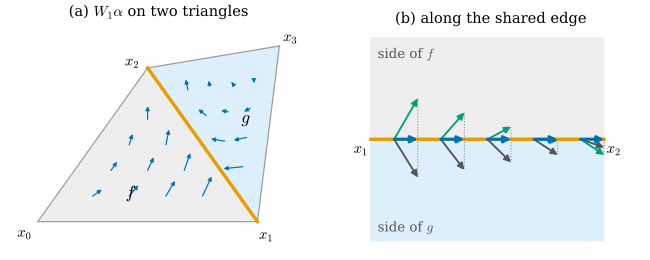

Python code for this plot:
"""Figure 36.3.2: the Whitney interpolant of a discrete 1-form is tangentially continuous (Section 36.3).

Mesh: the two triangles f = (0, 1, 2) and g = (1, 3, 2) of lib/ch36.kite (x_0 = (0, 0), x_1 = (2, 0),
x_2 = (1, 1.4), x_3 = (2.2, 1.6)); discrete 1-form alpha = (1.0, 0.5, 1.0, -0.6, 0.3) on the edges
01, 02, 12, 13, 23 (edge_list order).
(a) the vector proxy of W_1 alpha on both triangles (blue arrows on a barycentric grid; f light gray, g light blue);
    the shared edge [1, 2] is orange.
(b) five points on the shared edge: the value of W_1 alpha computed in f (gray arrow) and in g (green arrow) from the
    same base point. Their components along the edge are the same, alpha_12 / |e| (blue arrows along the edge); the
    components across the edge differ.
Self-check: along the edge, alpha(x_2 - x_1) evaluated in f and in g both equal alpha_12 = 1.0 at every point;
the normal components differ; de Rham of the interpolant recovers alpha on all five edges.

Run from the project root:
``PYTHONPATH=tools python3 chapters/36-discrete-exterior-calculus/figures/fig-36-3-2-tangential-continuity.py``
"""

import sys
from pathlib import Path

sys.path.insert(0, str(Path(__file__).resolve().parents[1] / "lib"))

import ch36  # noqa: E402
import dgdec as dd  # noqa: E402

import dgfig  # noqa: E402

dgfig.setup()

import matplotlib.pyplot as plt  # noqa: E402
import numpy as np  # noqa: E402
from matplotlib.patches import FancyArrowPatch, Polygon  # noqa: E402

V, F = ch36.kite()
E, index = dd.edge_list(F)
alpha = np.array([1.0, 0.5, 1.0, -0.6, 0.3])
assert E.tolist() == [[0, 1], [0, 2], [1, 2], [1, 3], [2, 3]]
e12 = V[2] - V[1]
ts = np.linspace(0.1, 0.9, 5)
vals_f, vals_g = [], []
for t in ts:
    p = V[1] + t * e12
    wf = dd.whitney_interpolate(V, F, alpha, 0, dd.barycentric_coordinates(p, V[F[0]]), index)
    wg = dd.whitney_interpolate(V, F, alpha, 1, dd.barycentric_coordinates(p, V[F[1]]), index)
    vals_f.append(wf)
    vals_g.append(wg)
vals_f, vals_g = np.array(vals_f), np.array(vals_g)
assert np.allclose(vals_f @ e12, alpha[index[(1, 2)]]) and np.allclose(vals_g @ e12, alpha[index[(1, 2)]])
nrm = np.array([-e12[1], e12[0]]) / np.linalg.norm(e12)
assert np.min(np.abs(vals_f @ nrm - vals_g @ nrm)) > 0.1
tq, wq = dd.gauss_legendre_01(4)
for f, tri in enumerate(F):
    for c in range(3):
        a, b = int(tri[c]), int(tri[(c + 1) % 3])
        integral = sum(w * dd.whitney_interpolate(V, F, alpha, f, dd.barycentric_coordinates(
            V[a] + t * (V[b] - V[a]), V[tri]), index) @ (V[b] - V[a]) for t, w in zip(tq, wq))
        sgn = 1 if a < b else -1
        assert abs(integral - sgn * alpha[index[(min(a, b), max(a, b))]]) < 1e-13

C = dgfig.COLORS
fig, (axa, axb) = plt.subplots(1, 2, figsize=(6.8, 3.4), gridspec_kw={"width_ratios": [1.0, 1.0]})
axa.add_patch(Polygon(V[F[0]], closed=True, facecolor="#EEEEEE", edgecolor="#999999", lw=0.9))
axa.add_patch(Polygon(V[F[1]], closed=True, facecolor="#DDEFFA", edgecolor="#999999", lw=0.9))
axa.plot(*V[[1, 2]].T, color=C["accent"], lw=2.6, zorder=1)
m = 6
Bg = np.array([[i / m, j / m, (m - i - j) / m] for i in range(m + 1) for j in range(m + 1 - i)])
for f, tri in enumerate(F):
    P = Bg @ V[tri]
    Wv = np.array([dd.whitney_interpolate(V, F, alpha, f, b, index) for b in Bg])
    inside = Bg.min(1) > 1e-9
    for p, v in zip(P[inside], Wv[inside]):
        axa.add_patch(FancyArrowPatch(p, p + 0.22 * v, arrowstyle="-|>", mutation_scale=6, color=C["tangent"], lw=0.9,
                                      shrinkA=0, shrinkB=0, zorder=3))
for v, off in zip(range(4), ([-0.12, -0.1], [0.08, -0.12], [-0.14, 0.06], [0.1, 0.08])):
    axa.text(*(V[v] + np.array(off)), rf"$x_{v}$", fontsize=11, ha="center", va="center")
axa.text(*V[F[0]].mean(0) + np.array([-0.2, -0.25]), r"$f$", fontsize=13)
axa.text(*V[F[1]].mean(0) + np.array([0.12, -0.1]), r"$g$", fontsize=13)
axa.set_title(r"(a) $W_1\alpha$ on two triangles", fontsize=11)
axa.set_xlim(-0.3, 2.5)
axa.set_ylim(-0.3, 1.8)

# (b) zoom on the shared edge, drawn horizontally: rotate so that e12 points to the right
ang = np.arctan2(e12[1], e12[0])
Rm = np.array([[np.cos(-ang), -np.sin(-ang)], [np.sin(-ang), np.cos(-ang)]])
L = np.linalg.norm(e12)
axb.plot([0, L], [0, 0], color=C["accent"], lw=2.6, zorder=1)
axb.fill_between([0, L], [0, 0], [-0.75, -0.75], color="#DDEFFA", zorder=0)
axb.fill_between([0, L], [0, 0], [0.75, 0.75], color="#EEEEEE", zorder=0)
axb.text(0.05, 0.6, r"side of $f$", fontsize=10, color="#555555")
axb.text(0.05, -0.68, r"side of $g$", fontsize=10, color="#555555")
s = 0.3
for t, wf, wg in zip(ts, vals_f, vals_g):
    base = np.array([t * L, 0.0])
    rf, rg = Rm @ wf, Rm @ wg
    axb.add_patch(FancyArrowPatch(base, base + s * rf, arrowstyle="-|>", mutation_scale=10, color="#555555", lw=1.4,
                                  shrinkA=0, shrinkB=0, zorder=4))
    axb.add_patch(FancyArrowPatch(base, base + s * rg, arrowstyle="-|>", mutation_scale=10, color=C["third"], lw=1.4,
                                  shrinkA=0, shrinkB=0, zorder=4))
    axb.add_patch(FancyArrowPatch(base, base + s * np.array([rf[0], 0.0]), arrowstyle="-|>", mutation_scale=10,
                                  color=C["tangent"], lw=2.2, shrinkA=0, shrinkB=0, zorder=5))
    for r_ in (rf, rg):
        axb.plot([base[0] + s * r_[0]] * 2, [0, s * r_[1]], ls=":", color="#888888", lw=0.8, zorder=3)
axb.text(-0.02, -0.1, r"$x_1$", fontsize=11, ha="right")
axb.text(L + 0.02, -0.1, r"$x_2$", fontsize=11, ha="left")
axb.set_title("(b) along the shared edge", fontsize=11)
axb.set_xlim(-0.25, L + 0.3)
axb.set_ylim(-0.8, 0.8)
for ax in (axa, axb):
    ax.set_aspect("equal")
    ax.set_axis_off()
fig.subplots_adjust(left=0.01, right=0.99, top=0.9, bottom=0.02, wspace=0.08)
dgfig.save(fig, __file__)
